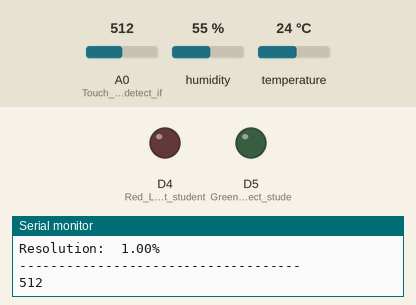
Simulated run of this sketch. Board: ESP8266 (NodeMCU). On the bench: output pins drawn as LEDs (lit = HIGH), the last lines printed to the serial monitor. The inputs (shaded band) are chosen by the test bench; at power-on: humidity 55 %, A0 (Touch_Sensor_to_detect_if) = 512, temperature 24 °C.

Above: at 1.5 s.
1.6 s: humidity set to 79 %
3.5 s: humidity set to 82 %
At 5.1 s:
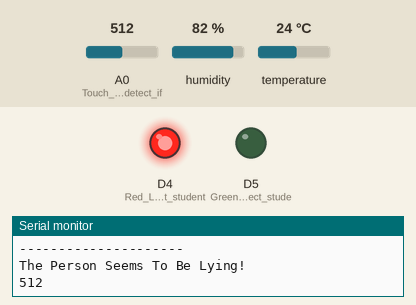
6.0 s: humidity set to 22 %
At 8.1 s:
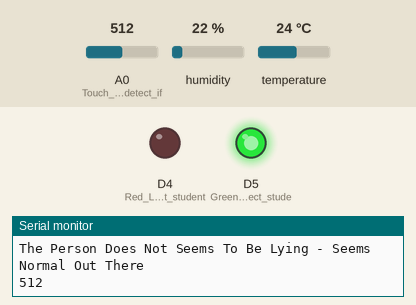
8.7 s: humidity set to 88 %
At 11.1 s:
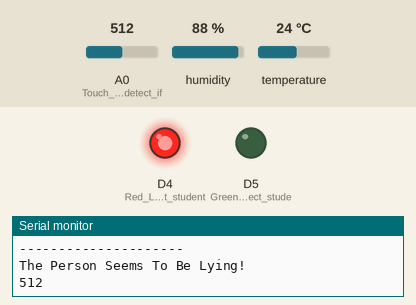
Timing chart, 0 to 12.5 s (numbered marks = the images above; inputs shaded):
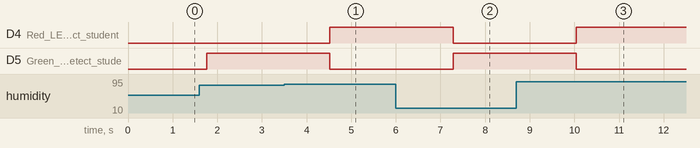

The sketch:

iot.ino
```cpp
// (licence header left out)
// REQUIRES the following Arduino libraries:
// - DHT Sensor Library: https://github.com/adafruit/DHT-sensor-library
// - Adafruit Unified Sensor Lib: https://github.com/adafruit/Adafruit_Sensor

#include <Adafruit_Sensor.h>
#include <DHT.h>
#include <DHT_U.h>

#define DHTPIN D6     // Digital pin connected to the DHT sensor
// Feather HUZZAH ESP8266 note: use pins 3, 4, 5, 12, 13 or 14 --
// Pin 15 can work but DHT must be disconnected during program upload.

// Uncomment the type of sensor in use:
//#define DHTTYPE    DHT11     // DHT 11
#define DHTTYPE    DHT11     // DHT 22 (AM2302)
//#define DHTTYPE    DHT21     // DHT 21 (AM2301)

// See guide for details on sensor wiring and usage:
//   https://learn.adafruit.com/dht/overview

DHT_Unified dht(DHTPIN, DHTTYPE);
// constants won't change. They're used here to set pin numbers:
uint32_t delayMS;

void setup() {
  pinMode(D4, OUTPUT); //Red LED to detect student is lying or not
  pinMode(D5, OUTPUT); //Green LED to detect student is telling the truth
  pinMode(A0, INPUT); //Touch Sensor to detect if student is lying or not
  Serial.begin(9600);
  // Initialize device.
  dht.begin();
  Serial.println(F("DHTxx Unified Sensor Example"));
  // Print temperature sensor details.
  sensor_t sensor;
  dht.temperature().getSensor(&sensor);
  Serial.println(F("------------------------------------"));
  Serial.println(F("Temperature Sensor"));
  Serial.print  (F("Sensor Type: ")); Serial.println(sensor.name);
  Serial.print  (F("Driver Ver:  ")); Serial.println(sensor.version);
  Serial.print  (F("Unique ID:   ")); Serial.println(sensor.sensor_id);
  Serial.print  (F("Max Value:   ")); Serial.print(sensor.max_value); Serial.println(F("°C"));
  Serial.print  (F("Min Value:   ")); Serial.print(sensor.min_value); Serial.println(F("°C"));
  Serial.print  (F("Resolution:  ")); Serial.print(sensor.resolution); Serial.println(F("°C"));
  Serial.println(F("------------------------------------"));
  // Print humidity sensor details.
  dht.humidity().getSensor(&sensor);
  Serial.println(F("Humidity Sensor"));
  Serial.print  (F("Sensor Type: ")); Serial.println(sensor.name);
  Serial.print  (F("Driver Ver:  ")); Serial.println(sensor.version);
  Serial.print  (F("Unique ID:   ")); Serial.println(sensor.sensor_id);
  Serial.print  (F("Max Value:   ")); Serial.print(sensor.max_value); Serial.println(F("%"));
  Serial.print  (F("Min Value:   ")); Serial.print(sensor.min_value); Serial.println(F("%"));
  Serial.print  (F("Resolution:  ")); Serial.print(sensor.resolution); Serial.println(F("%"));
  Serial.println(F("------------------------------------"));
  // Set delay between sensor readings based on sensor details.
  delayMS = sensor.min_delay / 2000;
}

const int i = 4000;

void loop() {
  // read the state of the the input pin:
  int state = analogRead(A0);

  // print state to Serial Monitor
  Serial.println(state);
  delay(250);

  // Delay between measurements.
  delay(delayMS);

  // Get temperature event and print its value.
  sensors_event_t event;
  dht.temperature().getEvent(&event);
  float temperature = event.temperature;

  if (isnan(event.temperature)) {
    Serial.println(F("Error reading temperature!"));
  }
  else {
    Serial.print(F("Temperature: "));
    Serial.print(event.temperature);
    Serial.println(F("°C"));
  }

  // Get humidity event and print its value.
  dht.humidity().getEvent(&event);
  float humidity = event.relative_humidity;

  if ((humidity > 80) || (state < 500)){
    Serial.println(F("====================="));
    Serial.println(humidity);
    Serial.println(F("---------------------"));
    Serial.println(temperature);
    Serial.println(F("---------------------"));
    Serial.println(state);
    Serial.println(F("---------------------"));
    Serial.println(F("The Person Seems To Be Lying!"));
    digitalWrite(D4, HIGH);
    digitalWrite(D5, LOW);
  }
  else {
    Serial.println(F("====================="));
    Serial.println(humidity);
    Serial.println(F("---------------------"));
    Serial.println(temperature);
    Serial.println(F("---------------------"));
    Serial.println(state);
    Serial.println(F("---------------------"));
    Serial.println(F("The Person Does Not Seems To Be Lying - Seems Normal Out There"));
    digitalWrite(D4, LOW);
    digitalWrite(D5, HIGH);
  }
}
```

Measured:
- the behaviour switches between 80 and 81 % on humidity (found by bisection; images 0 and 1)
- after the input at 3.5 s, D4 (Red_LED_to_detect_student): LOW → HIGH after 1.0 s; D5 (Green_LED_to_detect_stude): HIGH → LOW after 1.0 s
- after the input at 6.0 s, D4 (Red_LED_to_detect_student): HIGH → LOW after 1.3 s; D5 (Green_LED_to_detect_stude): LOW → HIGH after 1.3 s
- after the input at 8.7 s, D4 (Red_LED_to_detect_student): LOW → HIGH after 1.3 s; D5 (Green_LED_to_detect_stude): HIGH → LOW after 1.3 s
